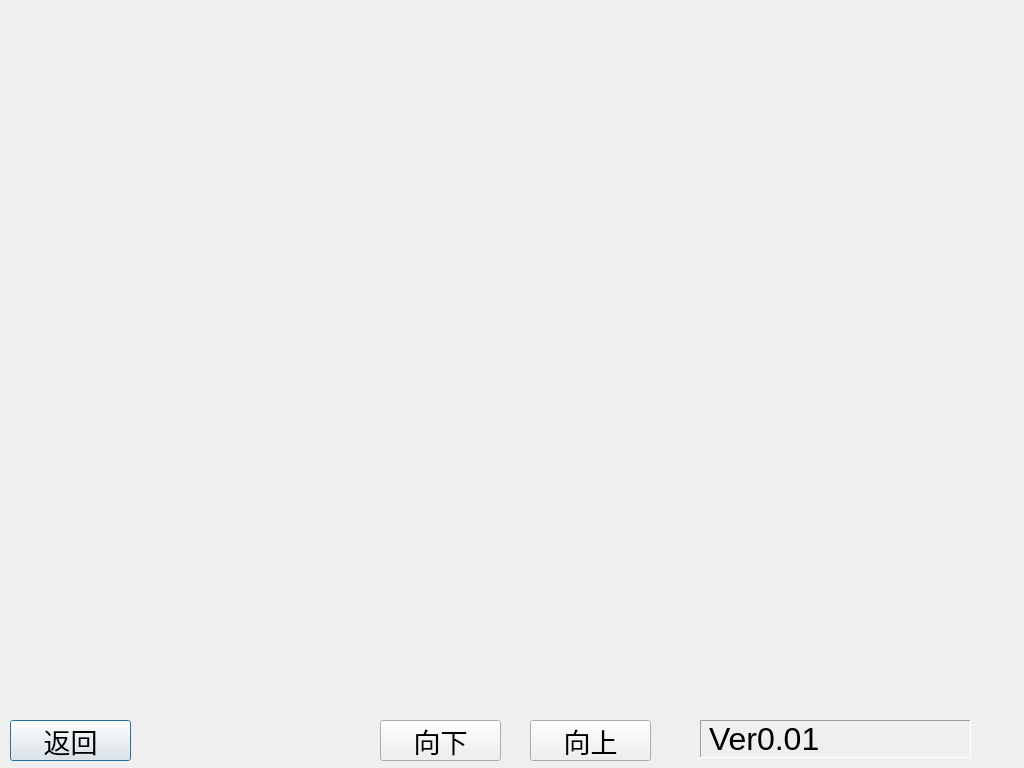
<ui version="4.0" >
 <class>helpClass</class>
 <widget class="QDialog" name="helpClass" >
  <property name="geometry" >
   <rect>
    <x>0</x>
    <y>0</y>
    <width>1024</width>
    <height>768</height>
   </rect>
  </property>
  <property name="windowTitle" >
   <string>help</string>
  </property>
  <widget class="QPushButton" name="pushButton_6" >
   <property name="geometry" >
    <rect>
     <x>10</x>
     <y>720</y>
     <width>121</width>
     <height>41</height>
    </rect>
   </property>
   <property name="font" >
    <font>
     <pointsize>20</pointsize>
    </font>
   </property>
   <property name="text" >
    <string>返回</string>
   </property>
  </widget>
  <widget class="QPushButton" name="pushButton_7" >
   <property name="geometry" >
    <rect>
     <x>380</x>
     <y>720</y>
     <width>121</width>
     <height>41</height>
    </rect>
   </property>
   <property name="font" >
    <font>
     <pointsize>20</pointsize>
    </font>
   </property>
   <property name="text" >
    <string>向下</string>
   </property>
  </widget>
  <widget class="QPushButton" name="pushButton_8" >
   <property name="geometry" >
    <rect>
     <x>530</x>
     <y>720</y>
     <width>121</width>
     <height>41</height>
    </rect>
   </property>
   <property name="font" >
    <font>
     <pointsize>20</pointsize>
    </font>
   </property>
   <property name="text" >
    <string>向上</string>
   </property>
  </widget>
  <widget class="QLabel" name="versionlabel" >
   <property name="geometry" >
    <rect>
     <x>700</x>
     <y>720</y>
     <width>271</width>
     <height>38</height>
    </rect>
   </property>
   <property name="font" >
    <font>
     <pointsize>24</pointsize>
    </font>
   </property>
   <property name="frameShape" >
    <enum>QFrame::Panel</enum>
   </property>
   <property name="frameShadow" >
    <enum>QFrame::Sunken</enum>
   </property>
   <property name="text" >
    <string>Ver0.01</string>
   </property>
  </widget>
 </widget>
 <layoutdefault spacing="6" margin="11" />
 <resources/>
 <connections/>
</ui>
